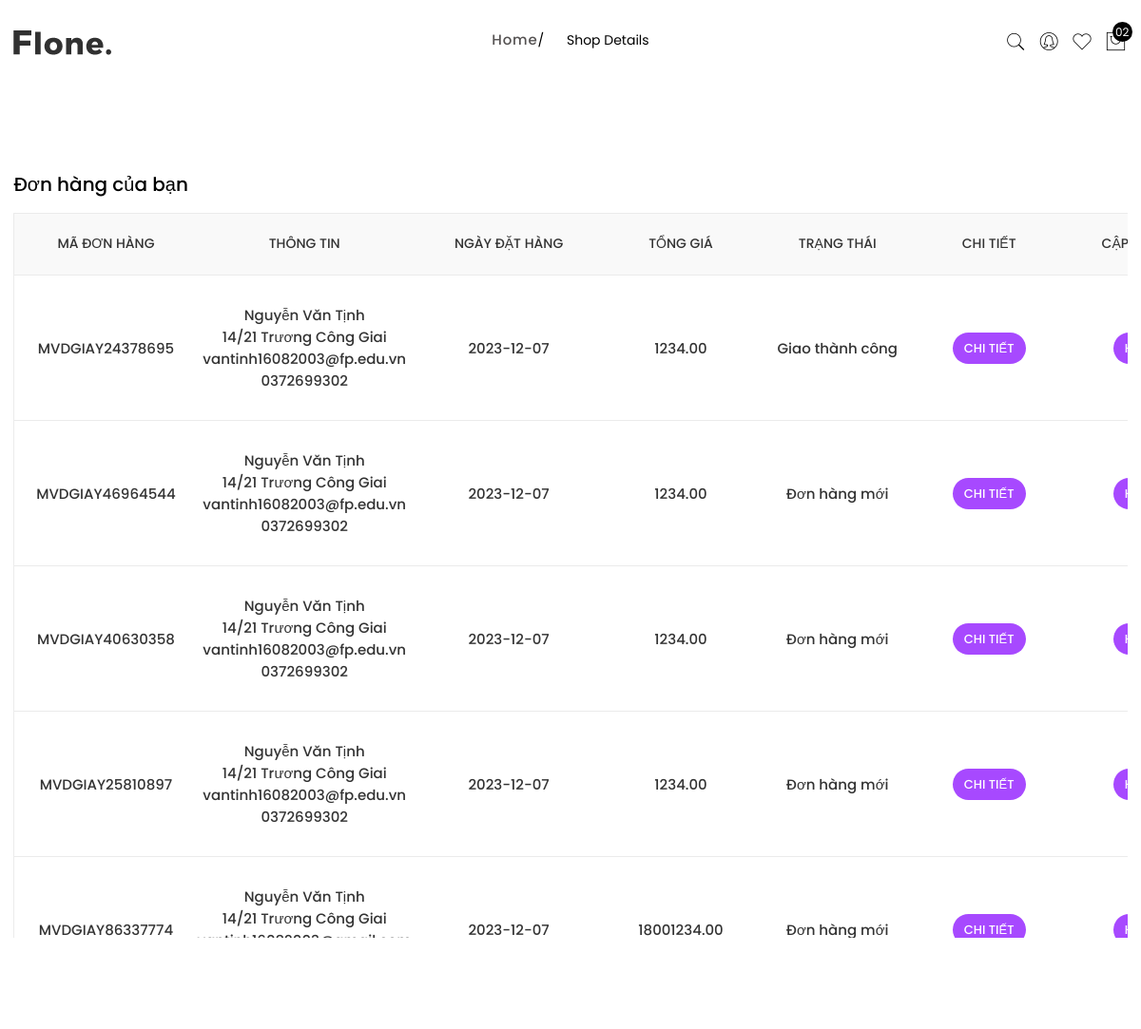
The app's page /view/dhcuaban.php (signed in) with its own data.
### tables this page shows
CREATE TABLE `bill` (
  `id` int(11) NOT NULL,
  `madh` varchar(20) NOT NULL,
  `iduser` int(11) NOT NULL,
  `name` varchar(50) NOT NULL,
  `address` varchar(50) NOT NULL,
  `email` varchar(40) NOT NULL,
  `tel` varchar(50) NOT NULL,
  `tongdonhang` double(10,2) NOT NULL,
  `pttt` tinyint(1) NOT NULL DEFAULT 0 COMMENT '0:CDO;1:CK;2:VIsa',
  `trangthai` tinyint(1) NOT NULL DEFAULT 0 COMMENT '0:dhm;1:cxn;2:dgh;3:gtc',
  `Ngaydathang` varchar(50) NOT NULL
);

### view/dhcuaban.php (the view, shortened to what this page needs)
<?php
$servername = "localhost";
$username = "root";
$password = "";
$dbname = "duan1";
$conn = new mysqli($servername, $username, $password, $dbname);
$sql = "SELECT * FROM bill";
$bil = $conn->query($sql);
?>
<head>
    <link rel="stylesheet" href="../assets/css/bootstrap.min.css">
    <link rel="stylesheet" href="../assets/css/icons.min.css">
    <link rel="stylesheet" href="../assets/css/plugins.css">
    <link rel="stylesheet" href="../assets/css/style.css">
</head>
<header class="header-area header-in-container clearfix">
    <div class="header-bottom sticky-bar header-res-padding">
        <div class="container">
            <div class="row">
                <div class="col-xl-2 col-lg-2 col-md-6 col-4">
                    <div class="logo">
                        <a href="index.html">
                            <img alt="" src="../assets/img/logo/logo.png">
                        </a>
                    </div>
                </div>
                <div class="col-xl-8 col-lg-8 d-none d-lg-block">
                    <div class="main-menu">
                        <nav>
                            <ul>
                <li>
                    <a href="../index.php ">Home</a>/
                </li>
                <li class="active">Shop Details </li>
                            </ul>
                        </nav>
                    </div>
                </div>
                <div class="col-xl-2 col-lg-2 col-md-6 col-8">
                       <div class="header-right-wrap">
                        <div class="same-style header-search">
                            <a class="search-active" href="#"><i class="pe-7s-search"></i></a>
                        </div>
                        <div class="same-style account-satting">
                            <a class="account-satting-active" href="#"><i class="pe-7s-user-female"></i></a>
                        </div>
                        <div class="same-style header-wishlist">
                            <a href="wishlist.html"><i class="pe-7s-like"></i></a>
                        </div>
                        <div class="same-style cart-wrap">
                            <button class="icon-cart">
                                <i class="pe-7s-shopbag"></i>
                                <span class="count-style">02</span>
                            </button>
                        </div>
                    </div>
                </div>
            </div>
        </div>
    </div>
</header>
<div class="cart-main-area pt-90 pb-100">
    <div class="container">
        <h3 class="cart-page-title">Đơn hàng của bạn</h3>
        <div class="row">
            <div class="col-lg-12 col-md-12 col-sm-12 col-12">
                <form action="#">
                    <div class="table-content table-responsive cart-table-content">
                        <table>
                            <thead>
                                <tr>
                                    <th>Mã đơn hàng</th>
                                    <th>Thông tin</th>
                                    <th>Ngày đặt hàng</th>
                                    <th>Tổng giá</th>
                                    <th>Trạng thái</th>
                                    <th>Chi tiết</th>
                                    <th> Cập nhật đơn hàng</th>
                                </tr>
                            </thead>
                            <tbody>
                                <?php
                                foreach ($bil as $bl) { ?>
                                    <tr>
                                    <td class="product-name"><a href="#"><?=$bl['madh']?></a></td>
                                    <td class="product-price-cart"><span class="amount"><?=$bl['name']."<br>",$bl['address']."<br>",$bl['email']."<br>",$bl['tel']?></span></td>
                                    <td class="product-subtotal"><?=$bl['Ngaydathang']?></td>
                                    <td class="product-subtotal"><?=$bl['tongdonhang']?></td>
                                    <td class="product-subtotal"><?php
                                    if($bl['trangthai']==0){
                                        echo"Đơn hàng mới";
                                    }elseif ($bl['trangthai']==1) {
                                        echo"Chờ xác nhận";
                                    }
                                    elseif ($bl['trangthai']==2) {
                                        echo"Đang giao hàng";
                                    }
                                    elseif ($bl['trangthai']==3) {
                                        echo"Giao thành công";
                                    }
                                    ?></td>
                                    <td class="product-wishlist-cart">
                                        <a href="../index.php?act=ctdonhang" >Chi tiết</a><br>
                                   </td>
                                   <td class="product-wishlist-cart"><a href="Deletedh.php?id=<?=$bl['id']?>">Huỷ đơn hàng</a></td>
                                </tr>
                                   <?php
                                }
                                ?>
                            </tbody>
                        </table>
                    </div>
                </form>
            </div>
        </div>
    </div>
</div>

### records on screen
bill: madh "MVDGIAY24378695", name "Nguyễn Văn Tịnh", address "14/21 Trương Công Giai", email "vantinh16082003@fp.edu.vn", tel "0372699302", Ngaydathang "2023-12-07", tongdonhang "1234.00", trangthai "Giao thành công"
bill: madh "MVDGIAY46964544", name "Nguyễn Văn Tịnh", address "14/21 Trương Công Giai", email "vantinh16082003@fp.edu.vn", tel "0372699302", Ngaydathang "2023-12-07", tongdonhang "1234.00", trangthai "Đơn hàng mới"
bill: madh "MVDGIAY40630358", name "Nguyễn Văn Tịnh", address "14/21 Trương Công Giai", email "vantinh16082003@fp.edu.vn", tel "0372699302", Ngaydathang "2023-12-07", tongdonhang "1234.00", trangthai "Đơn hàng mới"
bill: madh "MVDGIAY25810897", name "Nguyễn Văn Tịnh", address "14/21 Trương Công Giai", email "vantinh16082003@fp.edu.vn", tel "0372699302", Ngaydathang "2023-12-07", tongdonhang "1234.00", trangthai "Đơn hàng mới"
bill: madh "MVDGIAY86337774", name "Nguyễn Văn Tịnh", address "14/21 Trương Công Giai", email "vantinh16082003@gmail.com", Ngaydathang "2023-12-07", tongdonhang "18001234.00", trangthai "Đơn hàng mới"
